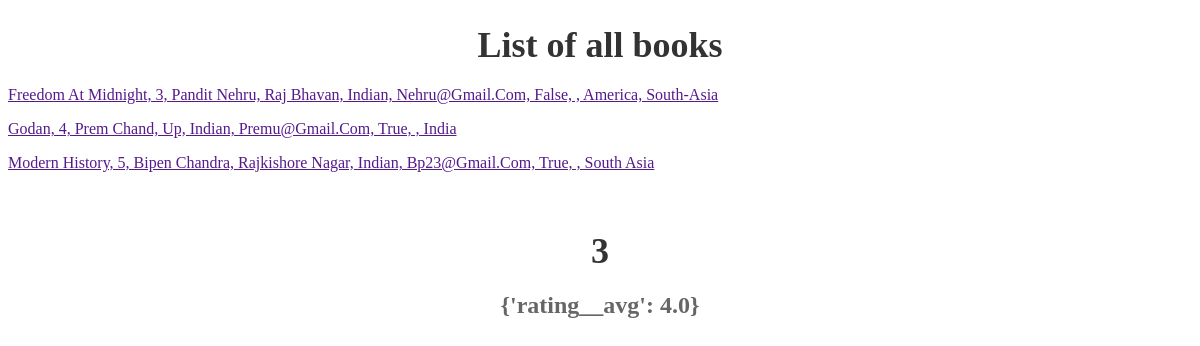
The page / on the database its author committed.
### book_outlet_one/models.py (models this page shows, shortened)
class Book(models.Model):
    title = models.CharField(max_length=50)
    rating = models.IntegerField(validators=[MinValueValidator(1), MaxValueValidator(5)])
    author = models.ForeignKey(Author, on_delete=models.CASCADE, null=True, related_name="books")
    is_bestselling = models.BooleanField(default=False)
    slug = models.SlugField(default="", blank=True, null=False, db_index=True)
    published_countries = models.CharField(max_length=100)
    class Meta:
        verbose_name_plural = "Book"
    def book_info(self):
        return f"{self.title}, {self.rating}, {self.author}, {self.is_bestselling}, {self.slug}, {self.published_countries}"
    def __str__(self):
        return self.book_info()

class Author(models.Model):
    name = models.CharField(max_length=150)
    address = models.CharField(max_length=200)
    nationality = models.CharField(max_length=100)
    email = models.EmailField(max_length=254, unique=True)
    def author_info(self,*args):
        return f"{self.name}, {self.address}, {self.nationality}, {self.email}"
    def __str__(self):
        return self.author_info()
    class Meta:
        verbose_name_plural = "Author"

### book_outlet_one/views.py (the view)
# urls.py: path("", views.all_books),
def all_books(request):
    book = Book.objects.all().order_by("title")
    book_count = book.count()
    avg_rating = book.aggregate(Avg("rating"))
    return render(request, "book_outlet_one/index.html", {
        "total_book": book,
        "book_count": book_count,
        "avg_of_book": avg_rating
    })

### book_outlet_one/templates/book_outlet_one/index.html (shortened to what this page needs)
{% extends "base.html" %}
{% load static %}
{% block css_files %}
    <link rel="stylesheet"  href ={% static "book_outlet_one/index.css" %}>
{% endblock %}
{% block  content %}
<h1> List of all books</h1>
{% for bb in total_book%}
<a href="{{book.get_absolute_url}}"> <p>{{bb|title}}</p></a>
{% endfor %}
<br>
<h1> {{book_count}}</h1>
<h2> {{avg_of_book}} </h2>
{% endblock %}

### templates/base.html (shortened to what this page needs)
{% load static %}
<!DOCTYPE html>
<html lang="en">
<head>
    {% block css_files %}
    {% endblock %}
</head>
<body>
    {% block content %}
    {% endblock %}
</body>
</html>

### book_outlet_one/static/book_outlet_one/index.css (style rules this page uses)
h1 { font-size: 36px; color: #333; margin-bottom: 20px; text-align: center; }
h2 { font-size: 24px; color: #666; text-align: center; }

### rows shown on the page
Book: title+rating+author "Freedom At Midnight, 3, Pandit Nehru, Raj Bhavan, Indian, Nehru@Gmail.Com, False, , America, South-Asia"
Book: title+rating+author "Godan, 4, Prem Chand, Up, Indian, Premu@Gmail.Com, True, , India"
Book: title+rating+author "Modern History, 5, Bipen Chandra, Rajkishore Nagar, Indian, Bp23@Gmail.Com, True, , South Asia"

### other values the page prints
{{ book_count }} "3"
{{ avg_of_book }} "{'rating__avg': 4.0}"
